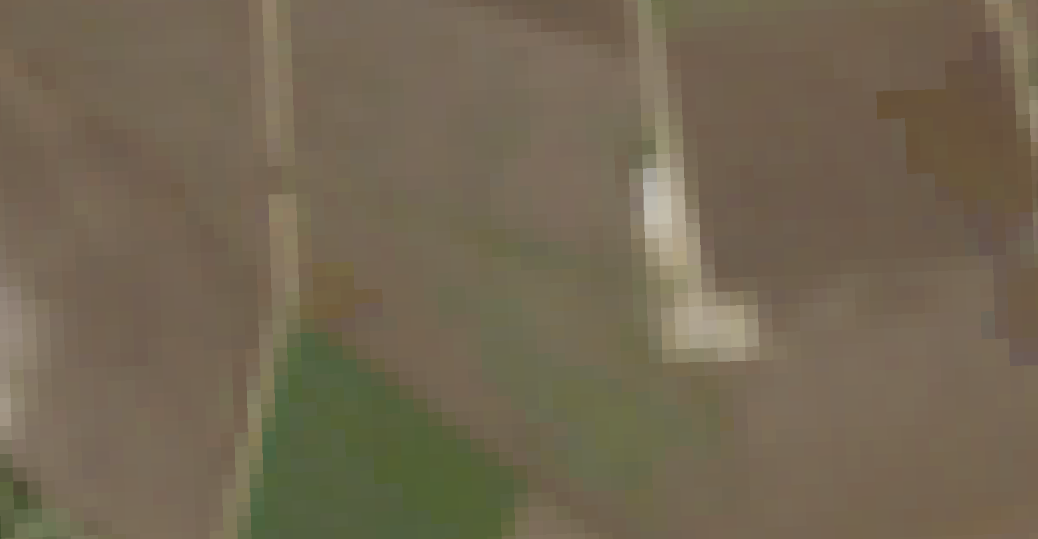
#> input picture data/LR/36.627058_-6.051960.png, 3112 x 1616 px (shown at 1/3 size); its folder holds 4 pictures in this run
$ python register_demo.py --pair ../../../data/LR/36.627058_-6.051960.png ../../../data/LR/36.677150_-6.296327.png
#> lines starting #> are read from the running program, lines starting #| are printed output that depends on the picture
from pathlib import Path
import argparse
import sys
import math
import cv2
import numpy as np

# If running as module inside your project, prefer imports below.
try:
    from utils import imread, imwrite
    from utils.constants import PROC_DIR, RES_DIR, SCALE as DEFAULT_SCALE
except Exception:
    # Fallback if run as a standalone script
    def imread(p):
        img = cv2.imread(str(p), cv2.IMREAD_COLOR)
        if img is None:
            raise FileNotFoundError(p)
        return img
    def imwrite(p, img):
        Path(p).parent.mkdir(parents=True, exist_ok=True)
        cv2.imwrite(str(p), img)
    PROC_DIR = Path('data/processed')
    RES_DIR = Path('out/res')
    DEFAULT_SCALE = 4

# -------------------------
# Feature detection & matching helpers
# -------------------------

def _sift(nfeatures: int = 5000):
    if hasattr(cv2, 'SIFT_create'):
        return cv2.SIFT_create(nfeatures=nfeatures)
    # Fallback to ORB if SIFT unavailable
    return cv2.ORB_create(nfeatures)


def detect_and_describe(img_bgr, nfeatures=5000):
    gray = cv2.cvtColor(img_bgr, cv2.COLOR_BGR2GRAY)
    # Improve contrast a bit
    gray = cv2.createCLAHE(clipLimit=2.0, tileGridSize=(8,8)).apply(gray)
    feat = _sift(nfeatures)
    kps, des = feat.detectAndCompute(gray, None)
    return kps, des, isinstance(feat, cv2.ORB)


def match_descriptors(des1, des2, used_orb=False, ratio=0.75):
    if des1 is None or des2 is None or len(des1) == 0 or len(des2) == 0:
        return []
    if used_orb:
        matcher = cv2.BFMatcher(cv2.NORM_HAMMING, crossCheck=False)
    else:
        # FLANN for SIFT (KD-Tree)
        index_params = dict(algorithm=1, trees=5)
        search_params = dict(checks=100)
        matcher = cv2.FlannBasedMatcher(index_params, search_params)
    knn = matcher.knnMatch(des1, des2, k=2)
    good = []
    for m, n in knn:
        if m.distance < ratio * n.distance:
            good.append(m)
    return good


def estimate_homography(kp1, kp2, matches, ransac_thresh=3.0):
    if len(matches) < 8:
        return None, None
    src = np.float32([kp1[m.queryIdx].pt for m in matches]).reshape(-1,1,2)
    dst = np.float32([kp2[m.trainIdx].pt for m in matches]).reshape(-1,1,2)
    H, mask = cv2.findHomography(src, dst, cv2.RANSAC, ransac_thresh)
    return H, mask

# -------------------------
# Warping strategies
# -------------------------

def scale_matrix(sx, sy):
    return np.array([[sx, 0, 0], [0, sy, 0], [0, 0, 1]], dtype=np.float64)


def warp_hr_to_lr_canvas(hr_bgr, H_d, lr_shape):
    """
    hr_bgr: original HR image (Hh, Wh)
    H_d: homography mapping hr_down -> lr (hr_down is HR resized to LR size)
    lr_shape: (h, w)
    Returns HR warped onto LR canvas (size == LR). For *visual QA* only.
    """
    h_lr, w_lr = lr_shape[:2]
    # Compute downscale factors from HR to LR
    sy = h_lr / hr_bgr.shape[0]
    sx = w_lr / hr_bgr.shape[1]
    Sdown = scale_matrix(sx, sy)  # maps HR_full -> HR_down (LR size)
    H_full = H_d @ Sdown
    warped = cv2.warpPerspective(hr_bgr, H_full, (w_lr, h_lr))
    return warped


def warp_hr_to_sr_canvas(hr_bgr, H_d, lr_shape, scale: int):
    """
    Produce an SR-ready registered HR: canvas size = (LR_w*scale, LR_h*scale).
    If you downscale this by `scale`, it should align with LR.
    """
    h_lr, w_lr = lr_shape[:2]
    sy = h_lr / hr_bgr.shape[0]
    sx = w_lr / hr_bgr.shape[1]
    Sdown = scale_matrix(sx, sy)           # HR_full -> HR_down (LR size)
    Sup = scale_matrix(scale, scale)       # LR -> SR canvas
    H_out = Sup @ H_d @ Sdown              # HR_full -> SR canvas
    out_size = (w_lr * scale, h_lr * scale)
    warped = cv2.warpPerspective(hr_bgr, H_out, out_size)
    return warped

# -------------------------
# Visualization helpers
# -------------------------

def draw_matches(img1, kp1, img2, kp2, matches, max_draw=80):
    matches = sorted(matches, key=lambda m: m.distance)[:max_draw]
    return cv2.drawMatches(img1, kp1, img2, kp2, matches, None, flags=cv2.DrawMatchesFlags_NOT_DRAW_SINGLE_POINTS)


def overlay(a_bgr, b_bgr, alpha=0.5):
    return cv2.addWeighted(a_bgr, alpha, b_bgr, 1-alpha, 0)


def checkerboard(a, b, tile=32):
    h, w = a.shape[:2]
    out = a.copy()
    for y in range(0, h, tile):
        for x in range(0, w, tile):
            if ((x//tile)+(y//tile)) % 2 == 0:
                out[y:y+tile, x:x+tile] = b[y:y+tile, x:x+tile]
    return out

# -------------------------
# Core alignment routine
# -------------------------

def align_pair(lr_path: Path, hr_path: Path, mode: str = 'lrspace', scale: int = DEFAULT_SCALE, out_dir: Path = None, viz: bool = True):
    """
    mode: 'lrspace' for quick visual QA (warps HR onto LR size), 'srspace' for SR-ready (warps HR onto (LR*scale)).
    Returns dict with metrics and output paths.
    """
    lr = imread(lr_path)
    hr = imread(hr_path)

    # Resize HR to LR size for feature matching
    lr_h, lr_w = lr.shape[:2]
    hr_resized = cv2.resize(hr, (lr_w, lr_h), interpolation=cv2.INTER_AREA)

    # Detect & match
    kp1, des1, orb1 = detect_and_describe(hr_resized)
    kp2, des2, orb2 = detect_and_describe(lr)
    used_orb = orb1 or orb2
    matches = match_descriptors(des1, des2, used_orb=used_orb, ratio=0.75)

    if len(matches) < 10:
        raise RuntimeError(f"Too few matches ({len(matches)}) between {hr_path.name} and {lr_path.name}. Try different image, increase features, or ensure content overlap.")

    H_d, mask = estimate_homography(kp1, kp2, matches, ransac_thresh=3.0)
    if H_d is None:
        raise RuntimeError('Homography estimation failed.')

    inliers = int(mask.sum()) if mask is not None else 0
    inlier_ratio = inliers / max(1, len(matches))

    # Warp according to mode
    if mode == 'lrspace':
        registered = warp_hr_to_lr_canvas(hr, H_d, lr.shape)
        # For visual diff, compare LR vs downscaled(registered) == already LR-sized
        reg_for_diff = registered
    elif mode == 'srspace':
        registered = warp_hr_to_sr_canvas(hr, H_d, lr.shape, scale=scale)
        # For visual diff, compare LR vs downscaled(registered)
        reg_for_diff = cv2.resize(registered, (lr_w, lr_h), interpolation=cv2.INTER_AREA)
    else:
        raise ValueError("mode must be 'lrspace' or 'srspace'")

    # Prepare output paths
    if out_dir is None:
        out_dir = PROC_DIR / 'registered'
    out_dir.mkdir(parents=True, exist_ok=True)

    stem = lr_path.stem
    if mode == 'lrspace':
        out_img = out_dir / f'{stem}_HR_registered_LRspace.png'
    else:
        out_img = out_dir / f'{stem}_HR_registered_x{scale}.png'

    # Save main output
    imwrite(out_img, registered)

    # Visualizations
    out = {
        'out_img': out_img,
        'inliers': inliers,
        'matches': len(matches),
        'inlier_ratio': float(inlier_ratio),
        'mode': mode,
    }

    if viz:
        vis_dir = out_dir / 'viz'
        vis_dir.mkdir(parents=True, exist_ok=True)
        # Matches image (on resized HR)
        match_img = draw_matches(hr_resized, kp1, lr, kp2, matches)
        imwrite(vis_dir / f'{stem}_matches.png', match_img)

        # Overlays
        if mode == 'lrspace':
            overlay_img = overlay(lr, reg_for_diff, 0.5)
            checker_img = checkerboard(lr, reg_for_diff, 64)
        else:
            # Compare LR with downscaled registered HR
            overlay_img = overlay(lr, reg_for_diff, 0.5)
            checker_img = checkerboard(lr, reg_for_diff, 64)
        imwrite(vis_dir / f'{stem}_overlay.png', overlay_img)
        imwrite(vis_dir / f'{stem}_checker.png', checker_img)
        out['viz_matches'] = vis_dir / f'{stem}_matches.png'
        out['viz_overlay'] = vis_dir / f'{stem}_overlay.png'
        out['viz_checker'] = vis_dir / f'{stem}_checker.png'

    return out

# -------------------------
# Batch mode
# -------------------------

def batch_align(lr_dir: Path, hr_dir: Path, out_dir: Path, mode: str, scale: int, pattern: str = '*'):
    lr_dir = Path(lr_dir)
    hr_dir = Path(hr_dir)
    files = sorted([p for p in lr_dir.glob(pattern) if p.is_file()])
    results = []
    for lr_p in files:
        hr_p = (hr_dir / lr_p.name).with_suffix(lr_p.suffix)
        if not hr_p.exists():
            print(f'[WARN] Missing HR for {lr_p.name}')
            continue
        try:
            res = align_pair(lr_p, hr_p, mode=mode, scale=scale, out_dir=out_dir, viz=False)
            print(f"Aligned {lr_p.name}: inliers {res['inliers']}/{res['matches']} (ratio {res['inlier_ratio']:.2f}) → {res['out_img'].name}")
            results.append(res)
        except Exception as e:
            print(f'[FAIL] {lr_p.name}: {e}')
    return results

# -------------------------
# CLI
# -------------------------

def main():
    parser = argparse.ArgumentParser(description='Register HR (Google) to LR (Sentinel) tiles.')
    grp = parser.add_mutually_exclusive_group(required=True)
    grp.add_argument('--pair', nargs=2, metavar=('LR', 'HR'), help='Single pair: LR_path HR_path')
    grp.add_argument('--dirs', nargs=2, metavar=('LR_DIR', 'HR_DIR'), help='Batch over directories with matching filenames')
    parser.add_argument('--out_dir', type=str, default=None, help='Output directory (default: data/processed/registered)')
    parser.add_argument('--mode', choices=['lrspace', 'srspace'], default='lrspace', help='lrspace = visual QA; srspace = SR-ready')
    parser.add_argument('--scale', type=int, default=DEFAULT_SCALE, help='SR scale when mode=srspace')
    parser.add_argument('--viz', type=int, default=1, help='Save visualization assets (1) or not (0)')
    parser.add_argument('--pattern', type=str, default='*', help='Glob pattern for batch (e.g., "*.png")')
    args = parser.parse_args()

    out_dir = Path(args.out_dir) if args.out_dir else (PROC_DIR / 'registered')

    if args.pair:
        lr_p, hr_p = map(Path, args.pair)
        res = align_pair(lr_p, hr_p, mode=args.mode, scale=args.scale, out_dir=out_dir, viz=bool(args.viz))
#> in imread, img is the input picture: shape (1616, 3112, 3); mean B, G, R 82, 102.5, 114.4
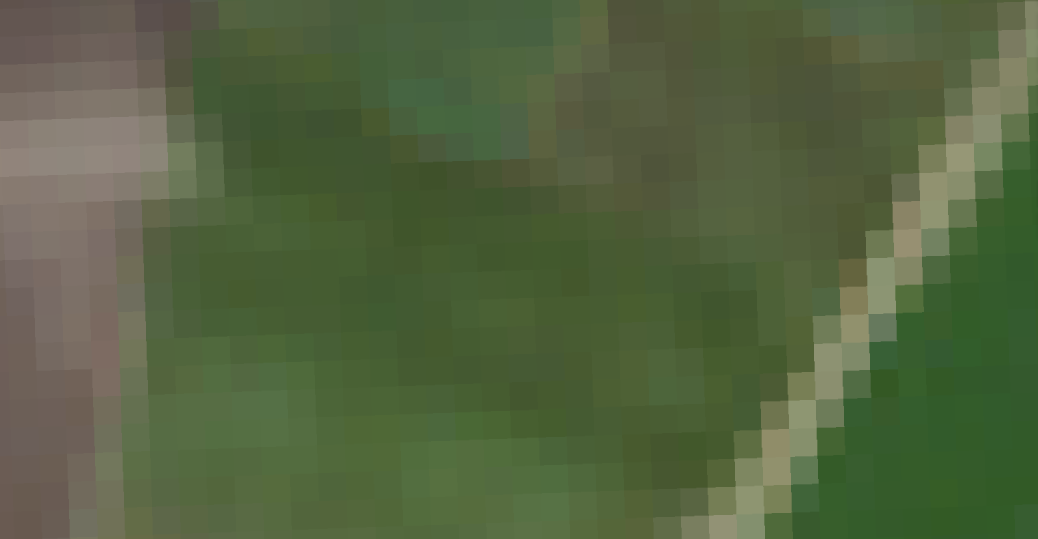
#> input picture data/LR/36.677150_-6.296327.png, 3112 x 1616 px (shown at 1/3 size)
#> in imread, img is the input picture: shape (1616, 3112, 3); mean B, G, R 64.2, 99.2, 83.9
#> in detect_and_describe, `gray = cv2.cvtColor(img_bgr, cv2.COLOR_BGR2GRAY)`:
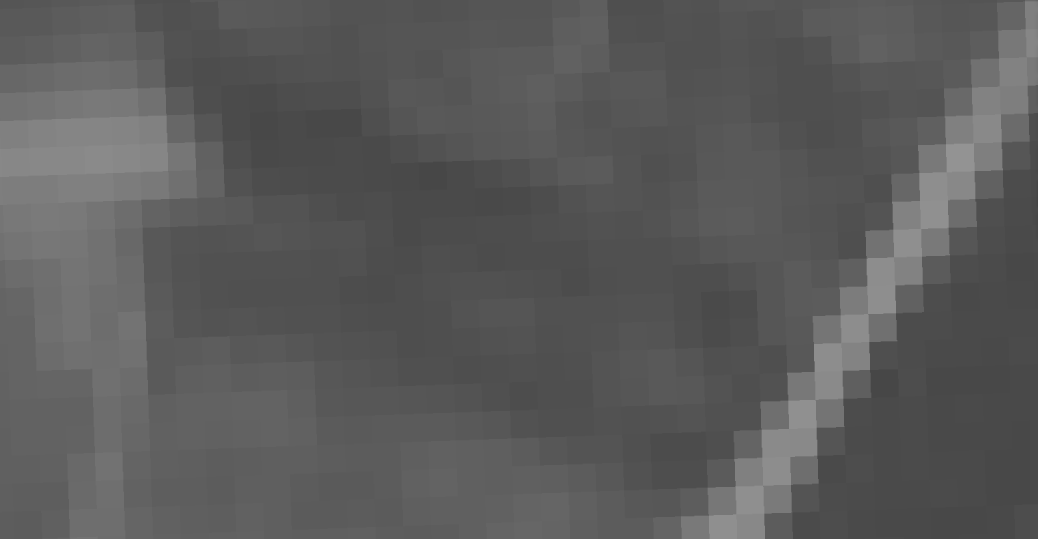
#> gray: shape (1616, 3112) (shown at 1/3 size); min 68, max 147, mean 90.7
#> in detect_and_describe, `kps, des = feat.detectAndCompute(gray, None)`: kps = 144 keypoints; strongest (x, y, size): (2519, 1061, 138.9), (362, 438, 278.8), (2610, 1028, 4.2), (2607, 1107, 5.2)
#> in align_pair, `kp1, des1, orb1 = detect_and_describe(hr_resized)`: kp1 has the same summary as kps in detect_and_describe; orb1 = False
#> call 2 of detect_and_describe, with nfeatures = 5000
#> in detect_and_describe (call 2), `gray = cv2.cvtColor(img_bgr, cv2.COLOR_BGR2GRAY)`:
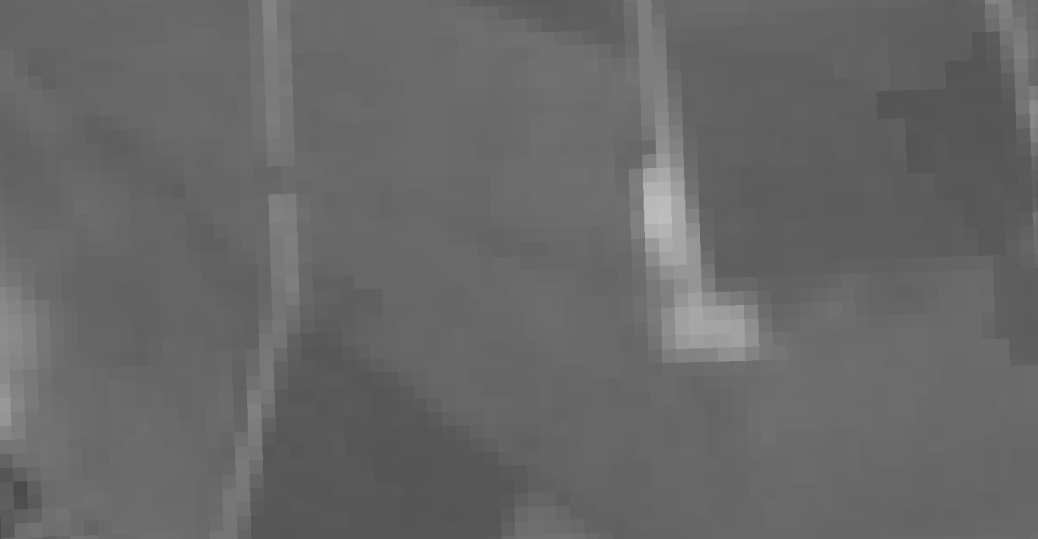
#> gray: shape (1616, 3112) (shown at 1/3 size); min 67, max 189, mean 103.7
#> in detect_and_describe (call 2), `kps, des = feat.detectAndCompute(gray, None)`: kps = 55 keypoints; strongest (x, y, size): (1990, 630, 132.3), (2127, 976, 153.3), (2996, 97, 5.5), (2989, 104, 16.7)
#> in align_pair, `kp2, des2, orb2 = detect_and_describe(lr)`: kp2 has the same summary as kps in detect_and_describe; orb2 = False
#> in match_descriptors, `knn = matcher.knnMatch(des1, des2, k=2)`: knn = 144 matches
#> the loop in match_descriptors, `for m, n in knn:` made 144 passes
#> after the loop in match_descriptors, `for m, n in knn:`: good = 53 matches
#> in estimate_homography, `src = np.float32([kp1[m.queryIdx].pt for m in matches]).reshape(-1,1,2)`: src = 53 rows, first 8: [2205.8, 1380.2], [2281.7, 1367.4], [2282.7, 1368.6], [2293.2, 1216.2], [2295.2, 1543.3], [2300.6, 1549], [2303, 1307.2], [2355.1, 1192]
#> in estimate_homography, `dst = np.float32([kp2[m.trainIdx].pt for m in matches]).reshape(-1,1,2)`: dst = 53 rows, first 8: [1931.1, 508.2], [1963.6, 456.6], [1963.6, 456.6], [1929.3, 466.3], [1963.6, 456.6], [1963.6, 456.6], [1938.9, 514.7], [1963.6, 456.6]
#> in estimate_homography, `H, mask = cv2.findHomography(src, dst, cv2.RANSAC, ransac_thresh)`: H = [[-0.549, -0.545, 1963.6], [-0.128, -0.127, 456.6], [-0.00028, -0.000278, 1]]; mask = 53 values, max 1 at index 1, min 0 at index 0, mean 0.566
#> in align_pair, `H_d, mask = estimate_homography(kp1, kp2, matches, ransac_thresh=3.0)`: H_d has the same summary as H in estimate_homography
#> in align_pair, `inliers = int(mask.sum()) if mask is not None else 0`: inliers = 30
#> in align_pair, `inlier_ratio = inliers / max(1, len(matches))`: inlier_ratio = 0.566
#> in warp_hr_to_lr_canvas, `H_full = H_d @ Sdown`: H_full has the same summary as H in estimate_homography
#> in warp_hr_to_lr_canvas, `warped = cv2.warpPerspective(hr_bgr, H_full, (w_lr, h_lr))`:
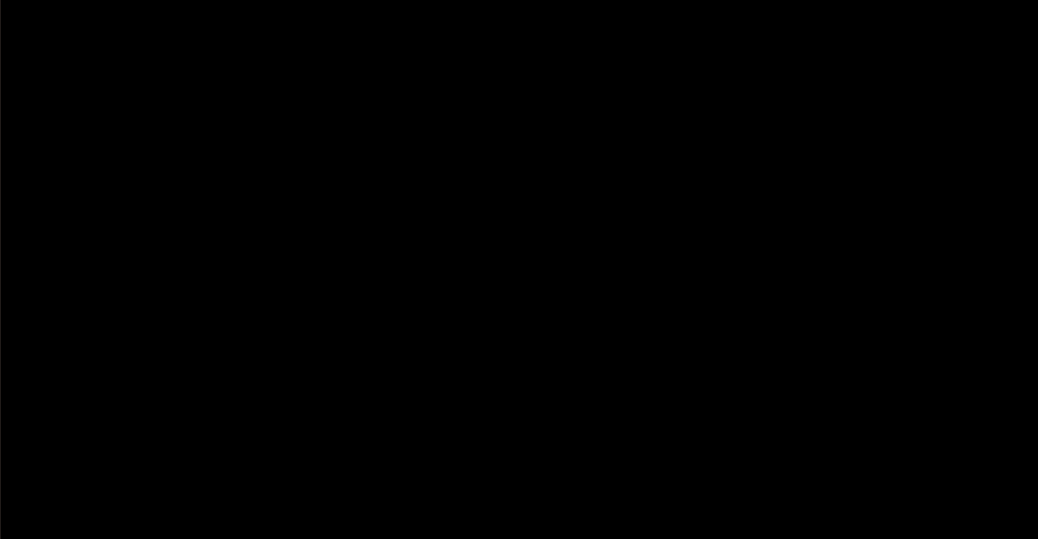
#> warped: shape (1616, 3112, 3) (shown at 1/3 size); mean B, G, R 0, 0, 0
#> in draw_matches, `matches = sorted(matches, key=lambda m: m.distance)[:max_draw]`: matches = 53 matches
#> in draw_matches, `return cv2.drawMatches(img1, kp1, img2, kp2, matches, None, flags=cv2...`:
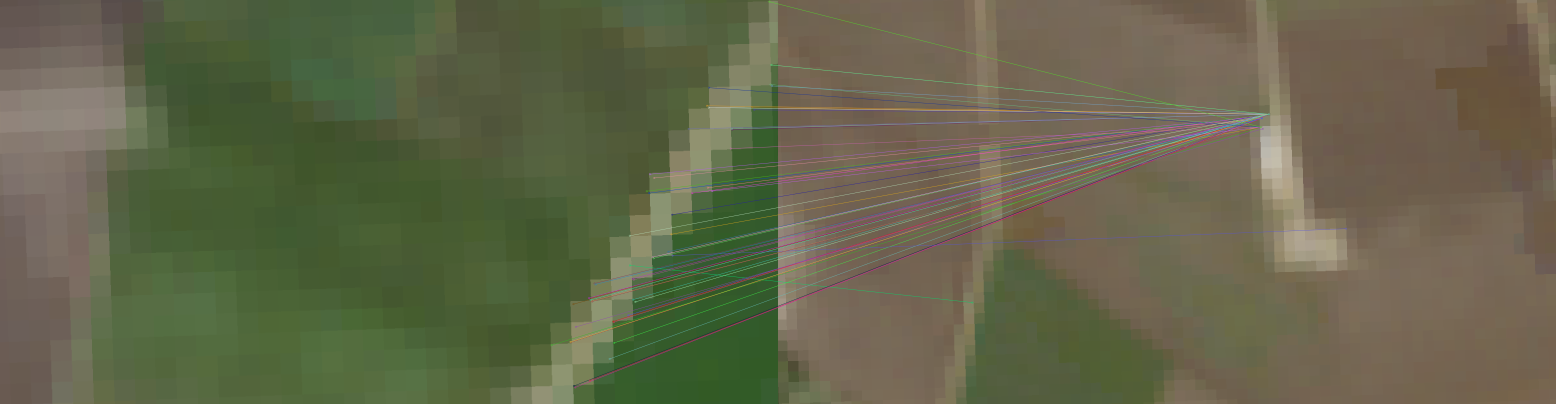
#> returned value: shape (1616, 6224, 3) (shown at 1/4 size); mean of channels 0, 1, 2 74.1, 101.2, 99.6; drawn as B, G, R
#> in overlay, `return cv2.addWeighted(a_bgr, alpha, b_bgr, 1-alpha, 0)`:
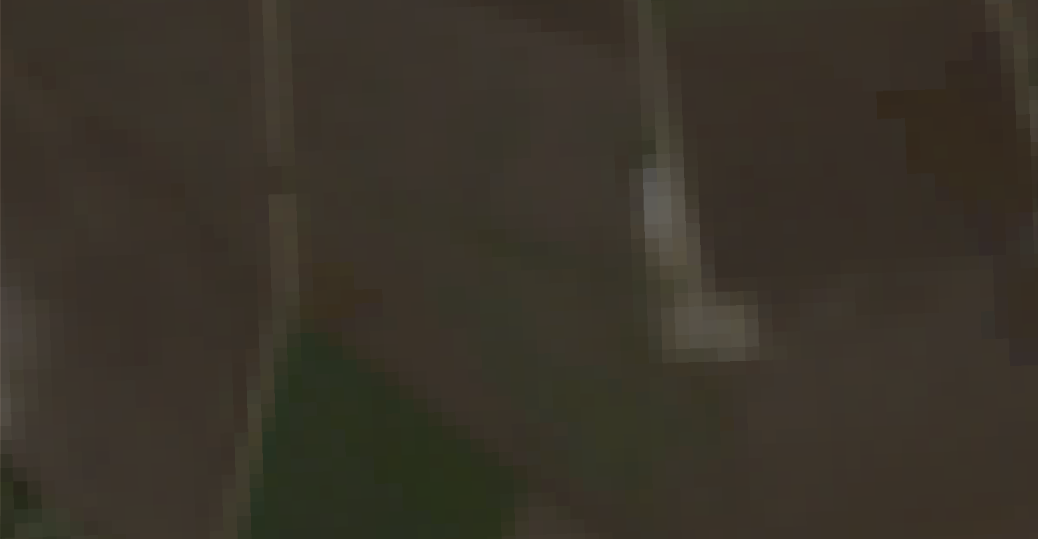
#> returned value: shape (1616, 3112, 3) (shown at 1/3 size); mean of channels 0, 1, 2 41, 51.3, 57.2; drawn as B, G, R
#> after the loop in checkerboard, `for y in range(0, h, tile):`:
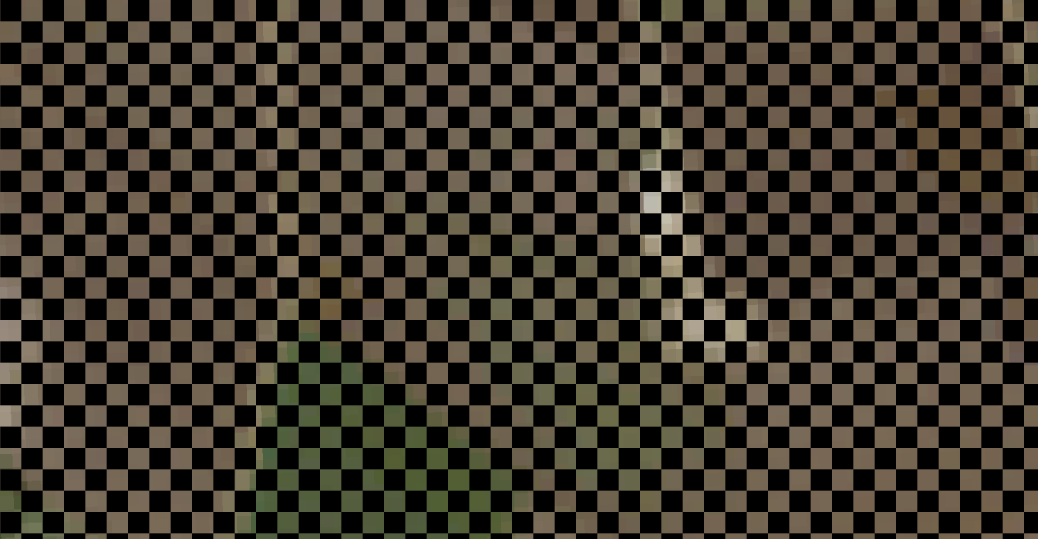
#> out: shape (1616, 3112, 3) (shown at 1/3 size); mean B, G, R 41, 51.2, 57.2
#> res = 8 items
        print(f"Saved: {res['out_img']}")
#| Saved: data/processed/registered/36.627058_-6.051960_HR_registered_LRspace.png
        print(f"Inliers: {res['inliers']}/{res['matches']} (ratio {res['inlier_ratio']:.2f})")
#| Inliers: 30/53 (ratio 0.57)
    else:
        batch_align(Path(args.dirs[0]), Path(args.dirs[1]), out_dir, mode=args.mode, scale=args.scale, pattern=args.pattern)

if __name__ == '__main__':
    main()
